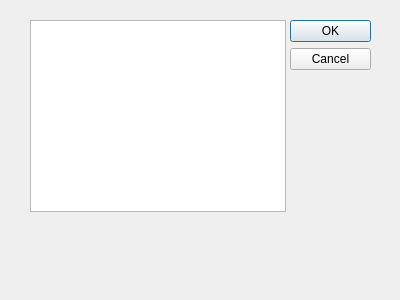
<?xml version="1.0" encoding="UTF-8"?>
<ui version="4.0">
 <class>Dialog</class>
 <widget class="QDialog" name="Dialog">
  <property name="geometry">
   <rect>
    <x>0</x>
    <y>0</y>
    <width>400</width>
    <height>300</height>
   </rect>
  </property>
  <property name="windowTitle">
   <string>Dialog</string>
  </property>
  <widget class="QDialogButtonBox" name="buttonBox">
   <property name="geometry">
    <rect>
     <x>290</x>
     <y>20</y>
     <width>81</width>
     <height>241</height>
    </rect>
   </property>
   <property name="orientation">
    <enum>Qt::Vertical</enum>
   </property>
   <property name="standardButtons">
    <set>QDialogButtonBox::Cancel|QDialogButtonBox::Ok</set>
   </property>
  </widget>
  <widget class="QTableView" name="tableView">
   <property name="geometry">
    <rect>
     <x>30</x>
     <y>20</y>
     <width>256</width>
     <height>192</height>
    </rect>
   </property>
  </widget>
 </widget>
 <resources/>
 <connections>
  <connection>
   <sender>buttonBox</sender>
   <signal>accepted()</signal>
   <receiver>Dialog</receiver>
   <slot>accept()</slot>
   <hints>
    <hint type="sourcelabel">
     <x>248</x>
     <y>254</y>
    </hint>
    <hint type="destinationlabel">
     <x>157</x>
     <y>274</y>
    </hint>
   </hints>
  </connection>
  <connection>
   <sender>buttonBox</sender>
   <signal>rejected()</signal>
   <receiver>Dialog</receiver>
   <slot>reject()</slot>
   <hints>
    <hint type="sourcelabel">
     <x>316</x>
     <y>260</y>
    </hint>
    <hint type="destinationlabel">
     <x>286</x>
     <y>274</y>
    </hint>
   </hints>
  </connection>
 </connections>
</ui>
